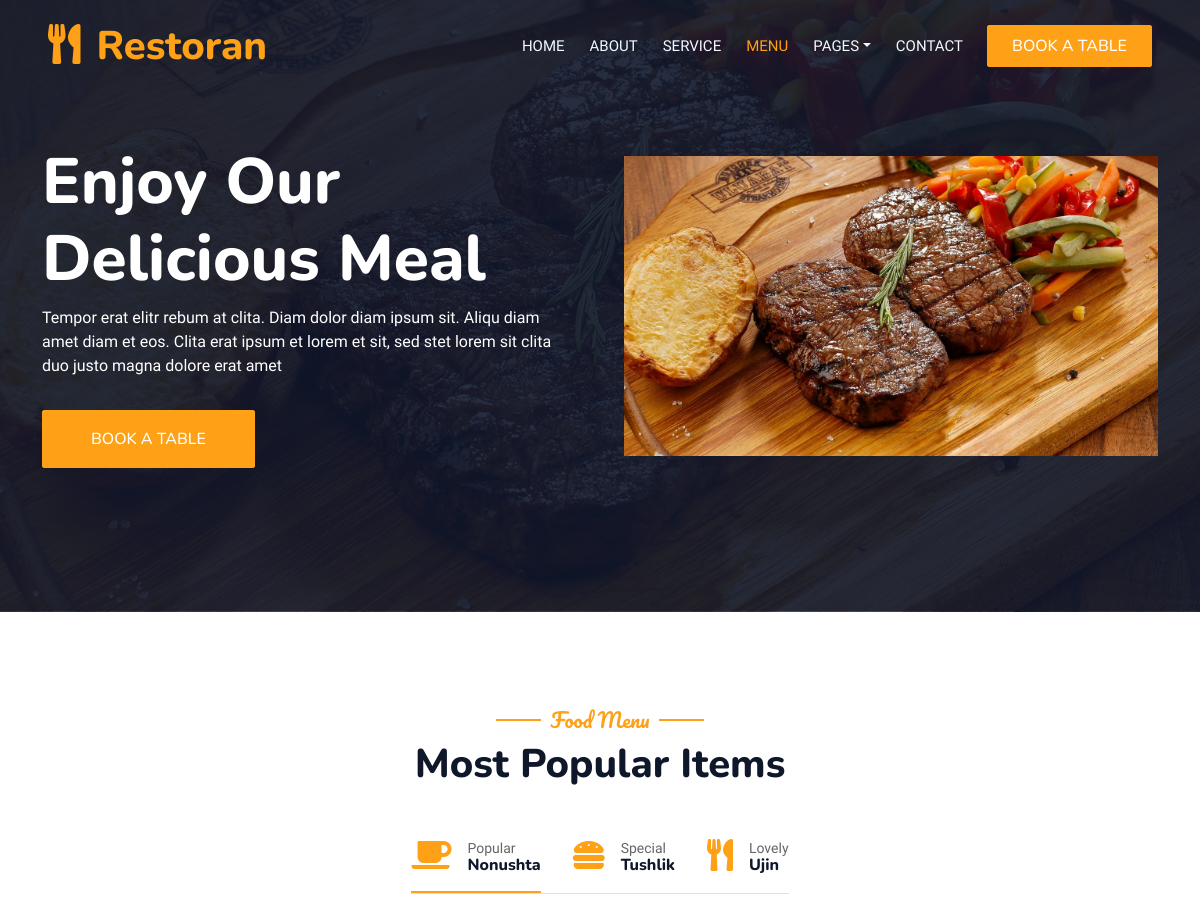
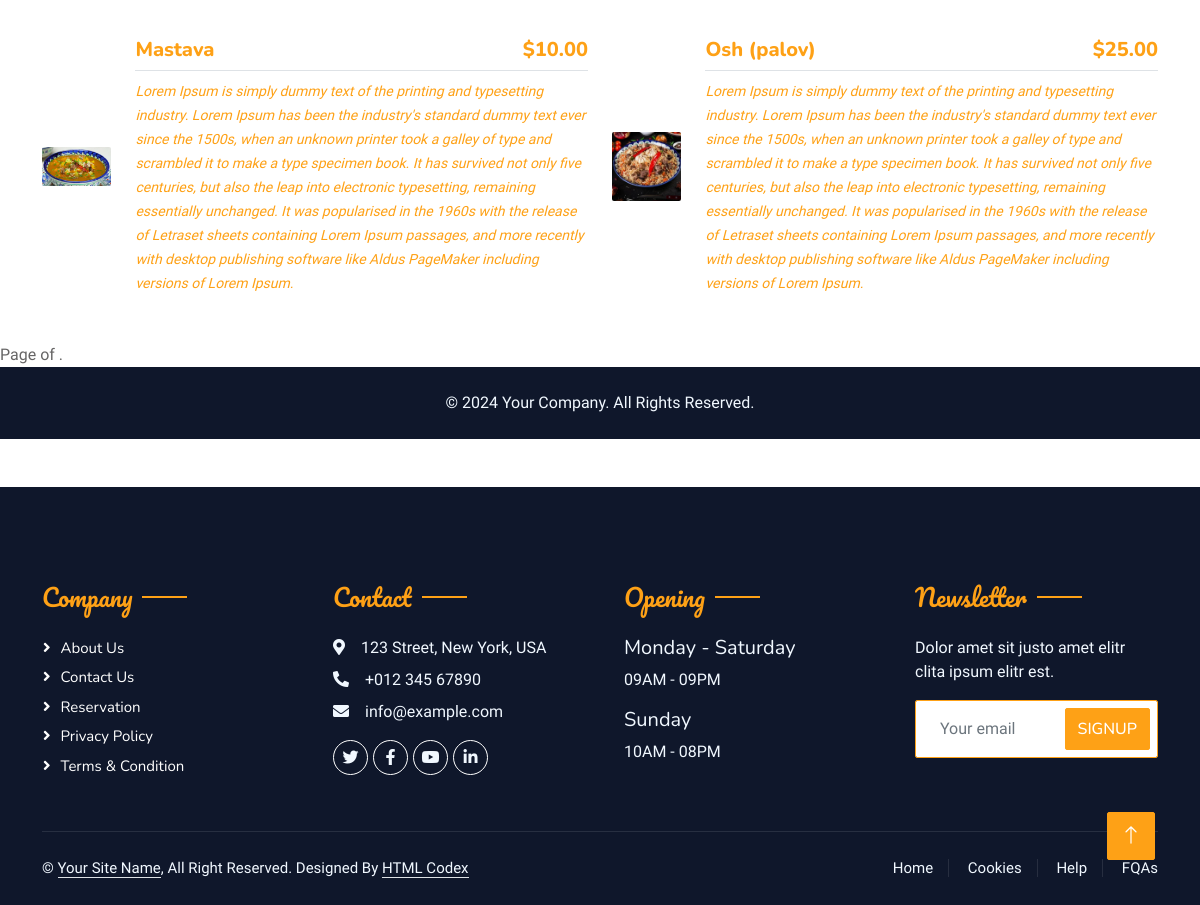
The app's page /menu/ with its own data (2 pictures, top to bottom).
### restaurant/models.py (models this page shows, shortened)
class Food(models.Model):
    name = models.CharField(max_length=100, verbose_name='Ovqat nomi')
    slug = models.SlugField(max_length=160, unique=True)
    description = models.TextField(verbose_name='Ovqat haqida')
    image = models.ImageField(upload_to='food/', verbose_name='Ovqat rasmi')
    price = models.DecimalField(max_digits=10, decimal_places=2, verbose_name='Ovqat narxi $')
    category = models.ForeignKey(Category, on_delete=models.CASCADE, related_name='foods')
    discount = models.IntegerField(null=True, blank=True, verbose_name="Chegirma (%)")
    chef = models.ForeignKey(Chefs, on_delete=models.CASCADE)
    class Meta:
        verbose_name = 'Ovqat'
        verbose_name_plural = 'Ovqatlar'

### restaurant/views.py (the view)
# urls.py: path('menu/', MenuView.as_view(), name='menu'),
class MenuView(ListView):
    model = Food
    template_name = 'menu.html'
    context_object_name = 'foods'
    paginate_by = 2
    def get_queryset(self):
        queryset = super().get_queryset()
        category_name = self.kwargs.get('category_name')
        search_query = self.request.GET.get('q')
        if category_name:
            queryset = queryset.filter(category__name=category_name)
        if search_query:
            queryset = queryset.filter(
                Q(name__icontains=search_query) | Q(description__icontains=search_query)
            )
        return queryset
    def get_context_data(self, **kwargs):
        context = super().get_context_data(**kwargs)
        category_count = defaultdict(int)
        for food in Food.objects.all():
            category_count[food.category.name] += 1
        context['category_count'] = category_count
        return context

### templates/menu.html (shortened to what this page needs)
{% extends "base.html" %}
{% load static %}
{% block content %}
<div class="container-xxl py-5">
    <div class="container">
        <div class="text-center wow fadeInUp" data-wow-delay="0.1s">
            <h5 class="section-title ff-secondary text-center text-primary fw-normal">Food Menu</h5>
            <h1 class="mb-5">Most Popular Items</h1>
        </div>
        <div class="tab-class text-center wow fadeInUp" data-wow-delay="0.1s">
            <ul class="nav nav-pills d-inline-flex justify-content-center border-bottom mb-5">
                <li class="nav-item">
                    <a class="d-flex align-items-center text-start mx-3 ms-0 pb-3 active" data-bs-toggle="pill" href="#tab-1">
                        <i class="fa fa-coffee fa-2x text-primary"></i>
                        <div class="ps-3">
                            <small class="text-body">Popular</small>
                            <h6 class="mt-n1 mb-0">Nonushta</h6>
                        </div>
                    </a>
                </li>
                <li class="nav-item">
                    <a class="d-flex align-items-center text-start mx-3 pb-3" data-bs-toggle="pill" href="#tab-2">
                        <i class="fa fa-hamburger fa-2x text-primary"></i>
                        <div class="ps-3">
                            <small class="text-body">Special</small>
                            <h6 class="mt-n1 mb-0">Tushlik</h6>
                        </div>
                    </a>
                </li>
                <li class="nav-item">
                    <a class="d-flex align-items-center text-start mx-3 me-0 pb-3" data-bs-toggle="pill" href="#tab-3">
                        <i class="fa fa-utensils fa-2x text-primary"></i>
                        <div class="ps-3">
                            <small class="text-body">Lovely</small>
                            <h6 class="mt-n1 mb-0">Ujin</h6>
                        </div>
                    </a>
                </li>
            </ul>
            <div class="tab-content">
                <div id="tab-1" class="tab-pane fade show p-0 active">
                    <div class="row g-4">
                        {% for food in foods %}
                        <div class="col-lg-6">
                            <div class="d-flex align-items-center">
                                <a href="{% url 'food_detail' food.slug %}">
                                    <img class="flex-shrink-0 img-fluid rounded" src="{{ food.image.url }}" alt="" style="width: 80px;">
                                </a>
                                <div class="w-100 d-flex flex-column text-start ps-4">
                                    <h5 class="d-flex justify-content-between border-bottom pb-2">
                                        <a href="{% url 'food_detail' food.slug %}"><span>{{ food.name }}</span></a>
                                        <span class="text-primary">${{ food.price }}</span>
                                    </h5>
                                    <a href="{% url 'food_detail' food.slug %}"><small class="fst-italic">{{ food.description }}</small></a>
                                </div>
                            </div>
                        </div>
                        {% endfor %}
                    </div>
                </div>
            </div>
        </div>
    </div>
</div>
<div class="pagination">
    <span class="step-links">
        <span class="current">
            Page {{ foods.number }} of {{ foods.paginator.num_pages }}.
        </span>
    </span>
</div>
<footer class="bg-dark text-light py-4">
    <div class="container text-center">
        <p class="mb-0">© 2024 Your Company. All Rights Reserved.</p>
    </div>
</footer>
{% endblock content %}

### static/css/style.css (style rules this page uses)
:root { --primary: #FEA116; --light: #F1F8FF; --dark: #0F172B; }
.ff-secondary { font-family: 'Pacifico', cursive; }
.section-title { position: relative; display: inline-block; }
.section-title::before { position: absolute; content: ""; width: 45px; height: 2px; top: 50%; left: -55px; margin-top: -1px; background: var(--primary); }
.section-title::after { position: absolute; content: ""; width: 45px; height: 2px; top: 50%; right: -55px; margin-top: -1px; background: var(--primary); }
.nav-pills .nav-item .active { border-bottom: 2px solid var(--primary); }

### records on screen
Food: image (picture), name "Mastava", price "10.00", description "Lorem Ipsum is simply dummy text of the printing and typesetting industry. Lorem Ipsum has been the industry's standard dummy text ever since the 1500s, when an unknown printer took a galley of type and scrambled it to make a type specimen book. It has survived not only five centuries, but also the leap into electronic typesetting, remaining essentially unchanged. It was popularised in the 1960s with the release of Letraset sheets containing Lorem Ipsum passages, and more recently with desktop publishing software like Aldus PageMaker including versions of Lorem Ipsum."
Food: image (picture), name "Osh (palov)", price "25.00", description "Lorem Ipsum is simply dummy text of the printing and typesetting industry. Lorem Ipsum has been the industry's standard dummy text ever since the 1500s, when an unknown printer took a galley of type and scrambled it to make a type specimen book. It has survived not only five centuries, but also the leap into electronic typesetting, remaining essentially unchanged. It was popularised in the 1960s with the release of Letraset sheets containing Lorem Ipsum passages, and more recently with desktop publishing software like Aldus PageMaker including versions of Lorem Ipsum."
